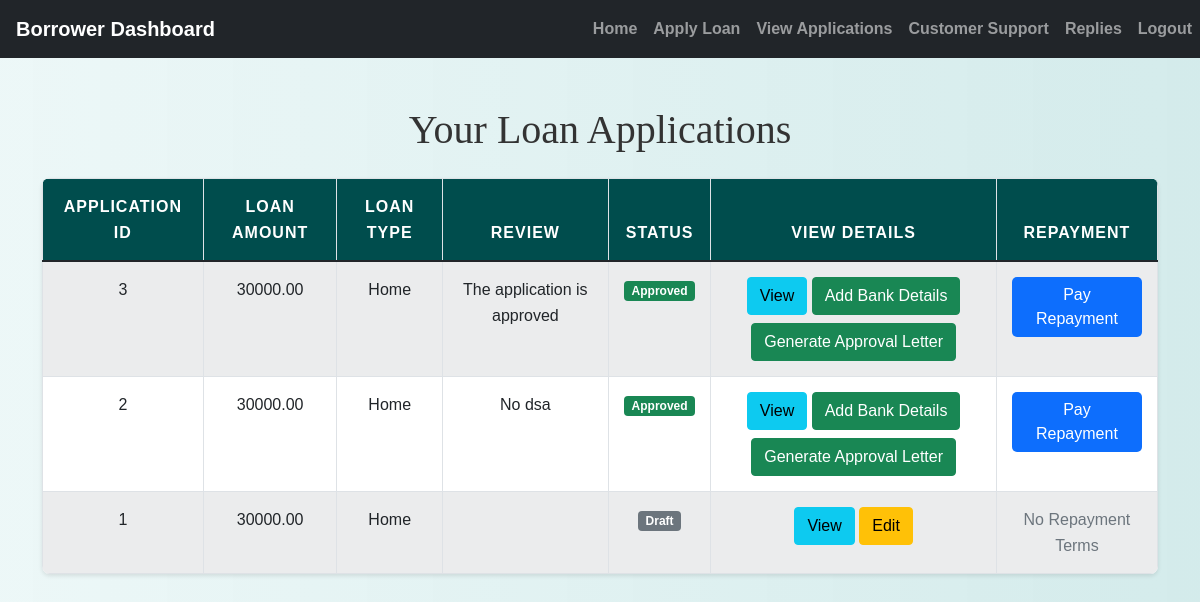
Page /borrower/view_applications.php (signed in) on the committed database.
### tables this page shows
CREATE TABLE `loan_applications` (
  `id` int(11) NOT NULL,
  `user_id` int(11) NOT NULL,
  `loan_amount` decimal(10,2) NOT NULL,
  `loan_type` varchar(255) NOT NULL,
  `purpose` text NOT NULL,
  `repayment_period` int(11) NOT NULL,
  `proof_of_income` varchar(255) NOT NULL,
  `proof_of_identification` varchar(255) NOT NULL,
  `credit_history` varchar(255) NOT NULL,
  `application_status` enum('submitted','under_review','approved','rejected','partially_completed','draft') DEFAULT 'submitted',
  `created_at` timestamp NOT NULL DEFAULT current_timestamp(),
  `updated_at` timestamp NOT NULL DEFAULT current_timestamp() ON UPDATE current_timestamp(),
  `review` text NOT NULL DEFAULT ''
);

### borrower/view_applications.php (the view, shortened to what this page needs)
<?php
include('config.php');
$sql = "SELECT * FROM loan_applications WHERE user_id = ? ORDER BY created_at DESC";
if ($stmt = mysqli_prepare($conn, $sql)) {
    mysqli_stmt_bind_param($stmt, "i", $_SESSION["id"]);
    if (mysqli_stmt_execute($stmt)) {
        $result = mysqli_stmt_get_result($stmt);
    } else {
        echo "Error fetching applications.";
        exit;
    }
}
$loan_with_repayment = [];
while ($application = mysqli_fetch_assoc($result)) {
    $application_id = $application['id'];
    $repayment_sql = "SELECT * FROM loan_repayment_schedule WHERE application_id = ?";
    if ($repayment_stmt = mysqli_prepare($conn, $repayment_sql)) {
        mysqli_stmt_bind_param($repayment_stmt, "i", $application_id);
        if (mysqli_stmt_execute($repayment_stmt)) {
            $repayment_result = mysqli_stmt_get_result($repayment_stmt);
            if (mysqli_num_rows($repayment_result) > 0) {
                $loan_with_repayment[$application_id] = true;
            }
        } else {
            echo "Error checking repayment schedule.";
        }
    }
}
?>
<!DOCTYPE html>
<html lang="en">
<head>
    <link href="https://cdn.jsdelivr.net/npm/bootstrap@5.1.3/dist/css/bootstrap.min.css" rel="stylesheet">
    <link href="https://cdnjs.cloudflare.com/ajax/libs/font-awesome/6.0.0-beta3/css/all.min.css" rel="stylesheet">
    <link rel="stylesheet" href="../css/style.css">
</head>
<body>
    <?php include('navbar.php'); ?>
    <div class="container mt-5 mb-5">
        <h1 class="text-center mb-4">Your Loan Applications</h1>
        <?php if (mysqli_num_rows($result) > 0): ?>
            <table class="table table-striped">
                <thead>
                    <tr>
                        <th scope="col">Application ID</th>
                        <th scope="col">Loan Amount</th>
                        <th scope="col">Loan Type</th>
                        <th scope="col">Review</th>
                        <th scope="col">Status</th>
                        <th scope="col">View Details</th>
                        <th scope="col">Repayment</th>
                    </tr>
                </thead>
                <tbody>
                    <?php
                    mysqli_data_seek($result, 0);
                    while ($application = mysqli_fetch_assoc($result)):
                        $application_id = $application['id'];
                    ?>
                        <tr>
                            <td><?php echo $application['id']; ?></td>
                            <td><?php echo $application['loan_amount']; ?></td>
                            <td><?php echo $application['loan_type']; ?></td>
                            <td><?php echo $application['review']; ?></td>
                            <td>
                                <span class="badge
                                    <?php
                                        switch ($application['application_status']) {
                                            case 'approved':
                                                echo 'bg-success';
                                                break;
                                            case 'draft':
                                                echo 'bg-secondary';
                                                break;
                                        }
                                    ?>">
                                    <?php echo ucfirst($application['application_status']); ?>
                                </span>
                            </td>
                            <td>
                                <a href="view_loan_application.php?id=<?php echo $application['id']; ?>" class="btn btn-info">View</a>
                                <?php if ($application['application_status'] == 'draft'): ?>
                                    <a href="edit_loan_application.php?id=<?php echo $application['id']; ?>" class="btn btn-warning">Edit</a>
                                <?php endif; ?>
                                <?php if ($application['application_status'] == 'approved'): ?>
                                    <a href="add_disbursement.php?application_id=<?php echo $application['id']; ?>" class="btn btn-success ">Add Bank Details</a>
                                    <button class="btn btn-success mt-2"
                        onclick="generatePDF('<?php echo $application['id']; ?>', '<?php echo $application['loan_amount']; ?>', '<?php echo $application['loan_type']; ?>', '<?php echo $application['purpose']; ?>', '<?php echo $_SESSION['id']; ?>')">
                        Generate Approval Letter
                    </button>
                                <?php endif; ?>
                            </td>
                            <td>
                                <?php if (isset($loan_with_repayment[$application_id])): ?>
                                    <a href="pay_repayment.php?application_id=<?php echo $application['id']; ?>" class="btn btn-primary">Pay Repayment</a>
                                <?php else: ?>
                                    <span class="text-muted">No Repayment Terms</span>
                                <?php endif; ?>
                            </td>
                        </tr>
                    <?php endwhile; ?>
                </tbody>
            </table>
        <?php else: ?>
            <p class="text-center">No loan applications found.</p>
        <?php endif; ?>
    </div>
</body>
</html>

### css/style.css (style rules this page uses)
body { background: linear-gradient(90deg, rgba(233, 246, 246, 0.831), rgba(207, 233, 233, 0.9)); font-family: 'Arial', sans-serif; color: #333; line-height: 1.6; }
h1, h2, h3, h4 { text-align: center; margin-top: 30px; margin-bottom: 30px; font-family: 'Georgia', serif; }
.container { margin-bottom: 40px; }
.table { width: 100%; border-collapse: collapse; margin-top: 20px; font-size: 16px; background-color: #ffffff; border-radius: 8px; overflow: hidden; box-shadow: 0 2px 4px rgba(0, 0, 0, 0.1); }
.table th, .table td { padding: 15px; border: 1px solid #dee2e6; text-align: center; }
.table thead th { background-color: #004d4d; color: white; font-weight: bold; text-transform: uppercase; letter-spacing: 1px; }
.table tbody tr:nth-child(odd) { background-color: #f8f9fa; }
.btn-primary { color: #fff; border: none; border-radius: 5px; cursor: pointer; transition: background-color 0.3s ease; }
a { color: #006666; text-decoration: none; font-weight: bold; }

### rows in the picture
loan_applications: id "3", loan_amount "30000.00", loan_type "Home", review "The application is approved", application_status "Approved"
loan_applications: id "2", loan_amount "30000.00", loan_type "Home", review "No dsa", application_status "Approved"
loan_applications: id "1", loan_amount "30000.00", loan_type "Home", application_status "Draft", shows "No Repayment Terms"
